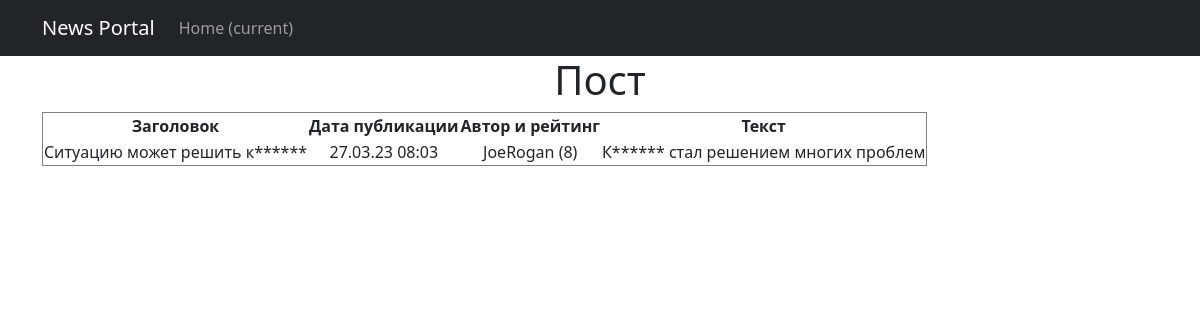
The page /news/2 on the database its author committed.
### news/models.py (models this page shows, shortened)
class Post(models.Model):
    type = models.CharField(max_length=1, choices=TYPES, default=article)
    date = models.DateTimeField(auto_now_add=True)
    title = models.CharField(max_length=255)
    text = models.TextField()
    rating = models.IntegerField(default=0)
    author = models.ForeignKey(Author, on_delete=models.CASCADE)
    categories = models.ManyToManyField(Category, through='PostCategory')

class Author(models.Model):
    user = models.OneToOneField(User, on_delete=models.CASCADE)
    rating = models.IntegerField(default=0)

### news/views.py (the view)
# urls.py: path('<int:pk>', PostDetail.as_view())
class PostDetail(DetailView):
    model = Post
    template_name = 'post.html'
    context_object_name = 'post'

### news/templatetags/custom_filters.py (called while the page is built)
@register.filter()
def censor(text: str):
    if type(text) is not str:
        raise ValueError('censor filter works only with type "str"')
    for word in BANNED_WORDS:
        text = text.replace(word, f"{word[0]}{'*'*(len(word)-1)}")
        word = word.title()
        text = text.replace(word, f"{word[0]}{'*'*(len(word)-1)}")
    return text

### templates/post.html (shortened to what this page needs)
{% extends 'flatpages/default.html' %}
{% load custom_filters %}
{% block content %}
    <h1>Пост</h1>
    {% if post %}
            <table>
            <table border="1">
            <tr>
                <td><strong>Заголовок</strong></td>
                <td><strong>Дата публикации</strong></td>
                <td><strong>Автор и рейтинг</strong></td>
                <td><strong>Текст</strong></td>
            </tr>
            <tr>
                <td>{{ post.title|censor }}</td>
                <td>{{ post.date|date:'d.m.y h:m'  }}</td>
                <td>{{ post.author.user.username  }} ({{ post.author.rating }})</td>
                <td>{{ post.text|censor }}</td>
            </tr>
            </table>
    {% else %}
    <h1>Новостей нет!</h1>
    {% endif %}
{% endblock content %}

### rows shown on the page
Post: title|censor "Ситуацию может решить к******", date "27.03.23 08:03", author.user.username "JoeRogan", author.rating "8", text|censor "К****** стал решением многих проблем"
